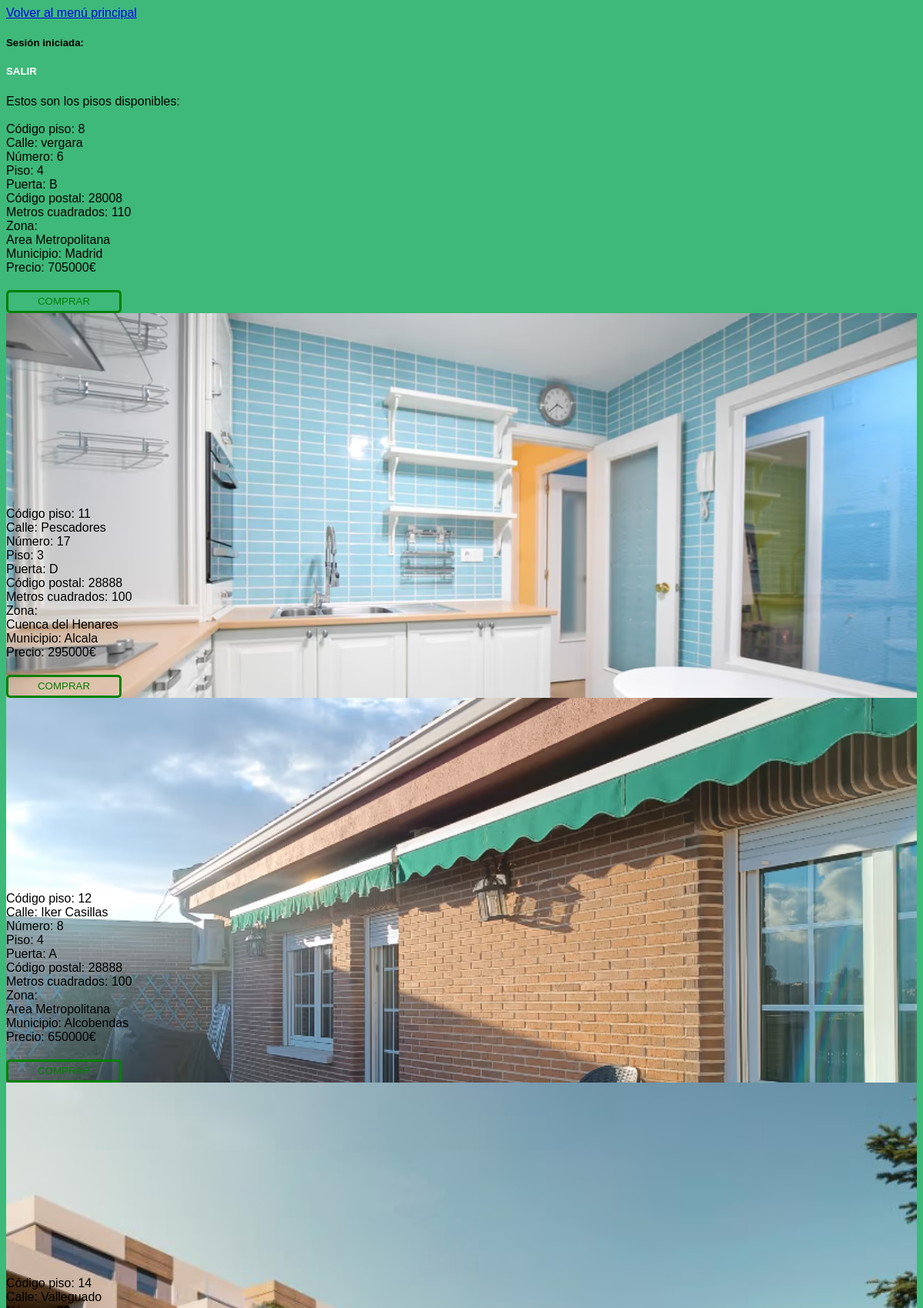
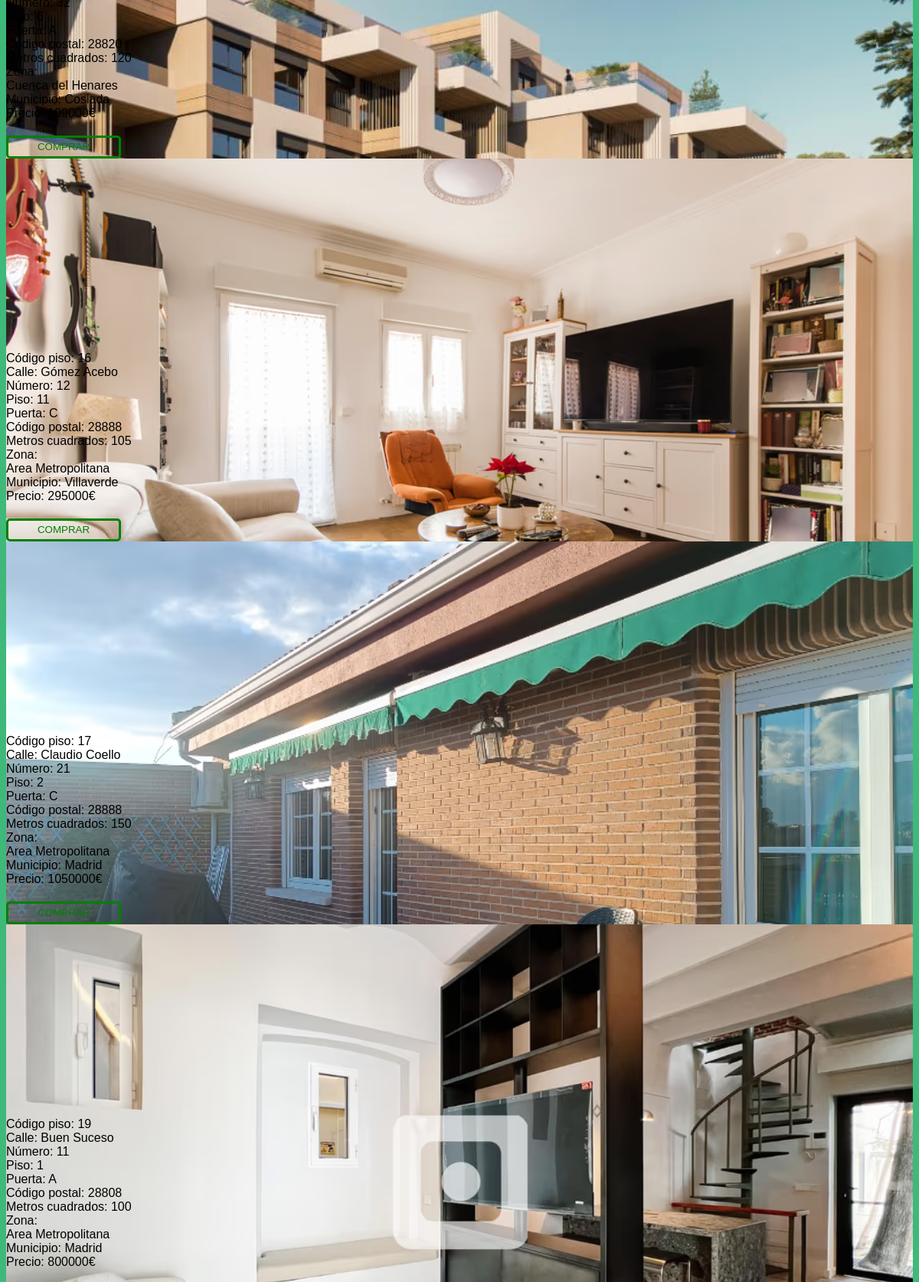
Page /Sanchez_Laura_Practica2_codigo/comprarPiso.php (upper part) on the committed database (2 pictures, top to bottom).
### tables this page shows
CREATE TABLE `pisos` (
  `Codigo_piso` int(11) NOT NULL,
  `calle` varchar(40) NOT NULL,
  `numero` int(11) NOT NULL,
  `piso` int(11) NOT NULL,
  `puerta` varchar(5) NOT NULL,
  `cp` int(11) NOT NULL,
  `metros` int(11) NOT NULL,
  `zona` varchar(30) NOT NULL,
  `municipio` varchar(30) DEFAULT NULL,
  `precio` float NOT NULL,
  `imagen` varchar(100) NOT NULL,
  `usuario_id` int(5) DEFAULT NULL,
  `estado` varchar(10) NOT NULL DEFAULT 'Disponible'
);

### Sanchez_Laura_Practica2_codigo/comun.php (the view, shortened to what this page needs)
<!DOCTYPE html>
<html lang="en">
<head>
</head>
<body>
    <?php
    function mostrarCabecera1(){
        print("<div class='text-center mb-3'>");
    print("<a class='fs-3 text-success' href='usuariosRegistrados.php' >Volver al menú principal</a>");
    print("</div>");
    print("<div class='text-center mb-5'>");
    print("<h5 >Sesión iniciada: ".$_SESSION['nombre']."</h5>");
    print("<h5><a style='text-decoration:none;color:white;' href='abandonarSesion.php'>SALIR</a></h5>");
    print("</div>");
    }
    function mostrarDatosPiso($row){
        echo
        "Código piso: " . $row["Codigo_piso"]."<br>"."Calle: " . $row["calle"]."<br>". "  Número: "
        . $row["numero"]."<br>". " Piso: " . $row["piso"]."<br>".  "Puerta: " . $row["puerta"]."<br>"."Código postal: " . $row["cp"]."<br>"
        ."Metros cuadrados: " . $row["metros"]."<br>"."Zona: " ."<br>". $row["zona"]."<br>"."Municipio: " . $row["municipio"]."<br>"."Precio: " . $row["precio"]."€"."<br>";
    }
    function mostrarImagenPiso($row){
        print("<div class='imagenPiso w-55 d-flex align-items-center'>");
        print("<img src='../img/$row[imagen]' width=100%; height=90%;>");
        print("</div>");
    }
?>
</body>
</html>

### Sanchez_Laura_Practica2_codigo/comprarPiso.php (shortened to what this page needs)
<?php
require 'comun.php';
?>
<!DOCTYPE html>
<html lang="en">
<head>
    <link rel="stylesheet" href="estilos.css">
</head>
<body>
    <?php
mostrarCabecera1();
$conexion = mysqli_connect('localhost', 'root','','inmobiliaria');
$sql = "SELECT * FROM pisos WHERE estado='Disponible';";
$resultado=mysqli_query($conexion, $sql);
echo("Estos son los pisos disponibles:")."<br><br>";
if (mysqli_num_rows($resultado) > 0) {
    print("<div class=container>");
    while($row = mysqli_fetch_assoc($resultado) ) {
        print("<div class=anuncio>");
            print("<div id=descripcionPiso>");
                mostrarDatosPiso($row);
                print("<form method='post' action=confirmacionCompra.php>");
                print("<input type='submit' id='botonComprar' value='COMPRAR'>");print("<br>");
                print("</form>");
            print("</div>");
            mostrarImagenPiso($row);
        print("</div>");
    }
    print("</div>");
    } else {
    echo "No hay ningún piso registrado con ese código";
    }
?>
</body>
</html>

### Sanchez_Laura_Practica2_codigo/estilos.css (style rules this page uses)
* { font-family: 'Franklin Gothic Medium', 'Arial Narrow', Arial, sans-serif; }
body { background-color: #3eb97a; }
#botonComprar { width: 150px; height: 30px; border:3px solid green; border-radius: 5px; text-align: center; margin:auto; margin-top:20px; color:green; }
.anuncio { height: 500px!important;; }
input { background-color: transparent !important; }

### rows in the picture
pisos: Codigo_piso "8", calle "vergara", numero "6", piso "4", puerta "B", cp "28008", metros "110", zona "Area Metropolitana", municipio "Madrid", precio "705000", imagen (picture)
pisos: imagen (picture)
pisos: imagen (picture)
pisos: imagen (picture)
pisos: imagen (picture)
pisos: imagen (picture)
